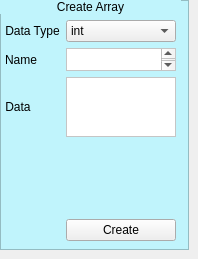
           <widget class="QWidget" name="tab_2">
            <property name="sizePolicy">
             <sizepolicy hsizetype="Expanding" vsizetype="Expanding">
              <horstretch>0</horstretch>
              <verstretch>0</verstretch>
             </sizepolicy>
            </property>
            <attribute name="title">
             <string>Array</string>
            </attribute>
            <widget class="QFrame" name="frame_2">
             <property name="geometry">
              <rect>
               <x>0</x>
               <y>0</y>
               <width>189</width>
               <height>250</height>
              </rect>
             </property>
             <property name="sizePolicy">
              <sizepolicy hsizetype="Expanding" vsizetype="Expanding">
               <horstretch>0</horstretch>
               <verstretch>0</verstretch>
              </sizepolicy>
             </property>
             <property name="minimumSize">
              <size>
               <width>150</width>
               <height>250</height>
              </size>
             </property>
             <property name="styleSheet">
              <string notr="true">QFrame{
background-color:#C0F4FC   ;
}</string>
             </property>
             <property name="frameShape">
              <enum>QFrame::StyledPanel</enum>
             </property>
             <property name="frameShadow">
              <enum>QFrame::Raised</enum>
             </property>
             <widget class="QWidget" name="verticalLayoutWidget_6">
              <property name="geometry">
               <rect>
                <x>0</x>
                <y>0</y>
                <width>181</width>
                <height>241</height>
               </rect>
              </property>
              <layout class="QVBoxLayout" name="verticalLayout_3">
               <item>
                <widget class="QLabel" name="label_2">
                 <property name="sizePolicy">
                  <sizepolicy hsizetype="Preferred" vsizetype="Preferred">
                   <horstretch>0</horstretch>
                   <verstretch>10</verstretch>
                  </sizepolicy>
                 </property>
                 <property name="maximumSize">
                  <size>
                   <width>16777215</width>
                   <height>30</height>
                  </size>
                 </property>
                 <property name="text">
                  <string>Create Array</string>
                 </property>
                 <property name="alignment">
                  <set>Qt::AlignCenter</set>
                 </property>
                 <property name="margin">
                  <number>5</number>
                 </property>
                </widget>
               </item>
               <item>
                <layout class="QFormLayout" name="formLayout_2">
                 <property name="leftMargin">
                  <number>5</number>
                 </property>
                 <property name="rightMargin">
                  <number>5</number>
                 </property>
                 <item row="0" column="0">
                  <widget class="QLabel" name="label1">
                   <property name="layoutDirection">
                    <enum>Qt::RightToLeft</enum>
                   </property>
                   <property name="text">
                    <string>Data Type</string>
                   </property>
                   <property name="alignment">
                    <set>Qt::AlignCenter</set>
                   </property>
                   <property name="margin">
                    <number>3</number>
                   </property>
                   <property name="indent">
                    <number>-1</number>
                   </property>
                  </widget>
                 </item>
                 <item row="0" column="1">
                  <widget class="QComboBox" name="arrayDataType">
                   <property name="sizePolicy">
                    <sizepolicy hsizetype="Expanding" vsizetype="Expanding">
                     <horstretch>0</horstretch>
                     <verstretch>0</verstretch>
                    </sizepolicy>
                   </property>
                   <property name="layoutDirection">
                    <enum>Qt::LeftToRight</enum>
                   </property>
                   <item>
                    <property name="text">
                     <string>int</string>
                    </property>
                   </item>
                   <item>
                    <property name="text">
                     <string>float</string>
                    </property>
                   </item>
                   <item>
                    <property name="text">
                     <string>string</string>
                    </property>
                   </item>
                   <item>
                    <property name="text">
                     <string>bool</string>
                    </property>
                   </item>
                   <item>
                    <property name="text">
                     <string>GLuint</string>
                    </property>
                   </item>
                  </widget>
                 </item>
                 <item row="1" column="0">
                  <widget class="QLabel" name="label2">
                   <property name="layoutDirection">
                    <enum>Qt::RightToLeft</enum>
                   </property>
                   <property name="text">
                    <string>Name</string>
                   </property>
                   <property name="alignment">
                    <set>Qt::AlignCenter</set>
                   </property>
                   <property name="margin">
                    <number>3</number>
                   </property>
                   <property name="indent">
                    <number>-1</number>
                   </property>
                  </widget>
                 </item>
                 <item row="1" column="1">
                  <widget class="QTextEdit" name="arrayName">
                   <property name="maximumSize">
                    <size>
                     <width>16777215</width>
                     <height>23</height>
                    </size>
                   </property>
                   <property name="styleSheet">
                    <string notr="true">QTextEdit{
background-color:white;
}</string>
                   </property>
                  </widget>
                 </item>
                 <item row="2" column="0">
                  <widget class="QLabel" name="label3">
                   <property name="minimumSize">
                    <size>
                     <width>0</width>
                     <height>50</height>
                    </size>
                   </property>
                   <property name="layoutDirection">
                    <enum>Qt::RightToLeft</enum>
                   </property>
                   <property name="text">
                    <string>Data</string>
                   </property>
                   <property name="alignment">
                    <set>Qt::AlignCenter</set>
                   </property>
                   <property name="margin">
                    <number>3</number>
                   </property>
                   <property name="indent">
                    <number>-1</number>
                   </property>
                  </widget>
                 </item>
                 <item row="3" column="0" colspan="2">
                  <spacer name="verticalSpacer_5">
                   <property name="orientation">
                    <enum>Qt::Vertical</enum>
                   </property>
                   <property name="sizeHint" stdset="0">
                    <size>
                     <width>20</width>
                     <height>89</height>
                    </size>
                   </property>
                  </spacer>
                 </item>
                 <item row="4" column="1">
                  <widget class="QPushButton" name="GenArrayBtn">
                   <property name="sizePolicy">
                    <sizepolicy hsizetype="Expanding" vsizetype="Expanding">
                     <horstretch>0</horstretch>
                     <verstretch>0</verstretch>
                    </sizepolicy>
                   </property>
                   <property name="text">
                    <string>Create</string>
                   </property>
                  </widget>
                 </item>
                 <item row="2" column="1">
                  <widget class="QTextEdit" name="arrayData">
                   <property name="minimumSize">
                    <size>
                     <width>0</width>
                     <height>60</height>
                    </size>
                   </property>
                   <property name="maximumSize">
                    <size>
                     <width>16777215</width>
                     <height>23</height>
                    </size>
                   </property>
                   <property name="styleSheet">
                    <string notr="true">QTextEdit{
background-color:white;

}</string>
                   </property>
                   <property name="lineWrapMode">
                    <enum>QTextEdit::NoWrap</enum>
                   </property>
                  </widget>
                 </item>
                </layout>
               </item>
              </layout>
             </widget>
            </widget>
           </widget>
